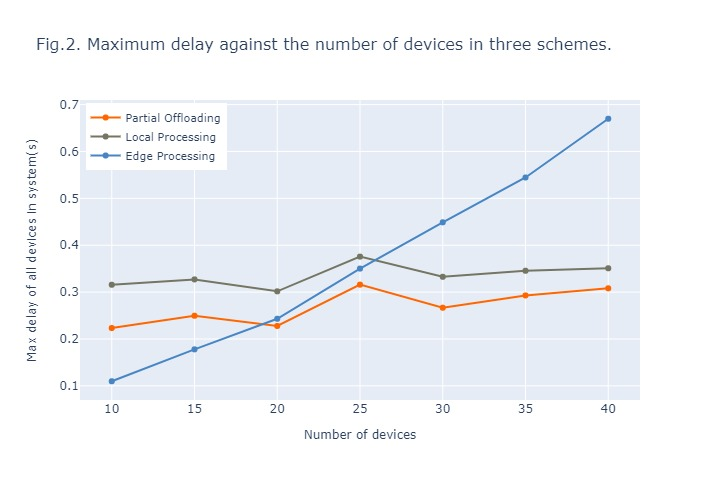

Write Python code to recreate this figure.
# plot fig2
from pandas import DataFrame
from plotly.graph_objects import Figure, Scatter
from run import single_run as sr
from numpy import average

# collect data
df = DataFrame(data = dict(
    edge = [[] for i in range(7)],
    local = [[] for i in range(7)],
    partial = [[] for i in range(7)],
), 
    index=[10, 15, 20, 25, 30, 35, 40],
)
for a in range(10):
    print(f'{a}')
    for i in df.index:
        print(f'  {i}')
        cal = sr(i)
        for j in df.columns:
            df.loc[i, j] = df.loc[i, j] + [cal[j]]
for i in df.index:
    for j in df.columns:
        df.loc[i, j] = average(df.loc[i, j])

# plot fig 2
## config for traces
config = DataFrame(dict(
    name = [
        'Partial Offloading',
        'Local Processing',
        'Edge Processing',
    ],
    line = [
        dict(color='#FF6600'),
        dict(color='#757563'),
        dict(color='#4785C4'),
    ],
), index = ['partial','local','edge',])

## init figure
fig = Figure()

## add trace
for i in config.index:
    fig.add_trace(Scatter(x=df.index, y=df[i], name=config.loc[i,'name'], line=config.loc[i,'line']))

## config for figure
fig.update_layout(dict(
    title=dict(
        text='Fig.2. Maximum delay against the number of devices in three schemes.',
        font=dict(size=16),
    ),
    xaxis=dict(
        title=dict(
            text='Number of devices',
            font=dict(size=12),
        ),
    ),
    yaxis=dict(
        title=dict(
            text='Max delay of all devices in system(s)',
            font=dict(size=12),
        ),
    ),
    legend=dict(
        yanchor='top',
        y=0.99,
        xanchor='left',
        x=0.01,
        font=dict(size=11)
    ),
    width=720,
    height=480
))

## show and wirte figure
fig.show()
fig.write_image(file='fig2.jpg')
